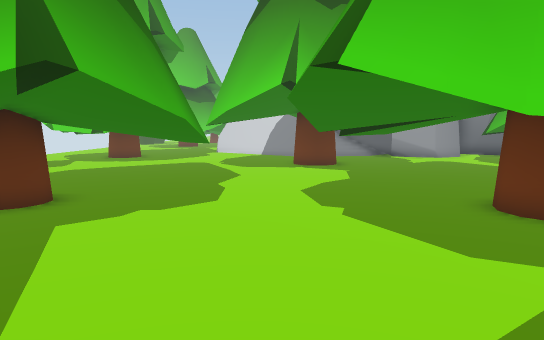
[1] (above)

24 first-person views from a walk through a Unity game level. The camera is 1.5 m above the floor, tilts 6° down and sees 70° across. The floor is counted in squares, 1 m on a side. Each view is taken from the middle of a square. On the plan, view 1 faces up. The plan holds only what a view shows up to about 17 squares ahead; the rest is blank. The place goes on beyond the plan. The player is left out. Some animated figures are not drawn.

[2]
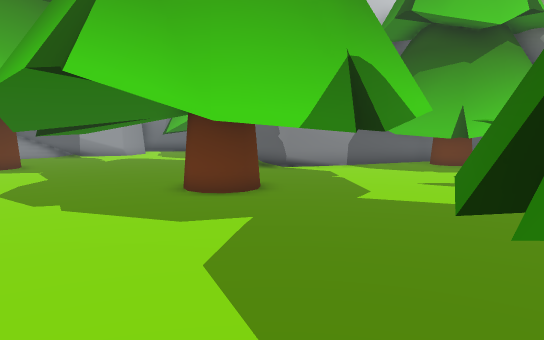

[3]
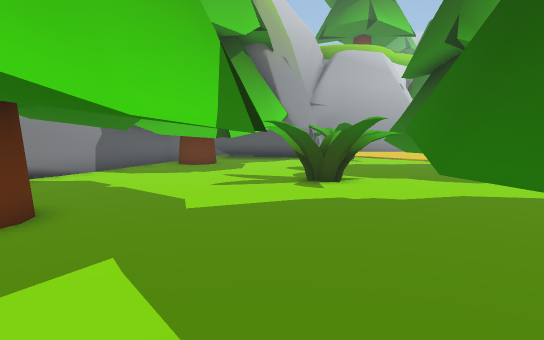

[4]
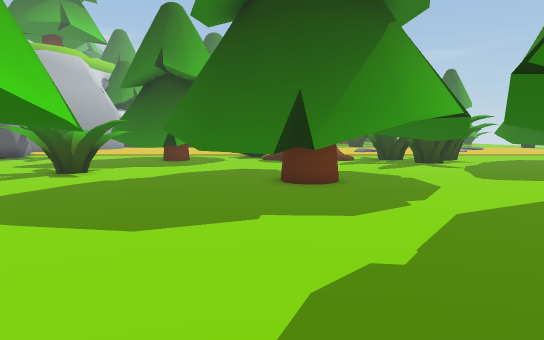

[5]
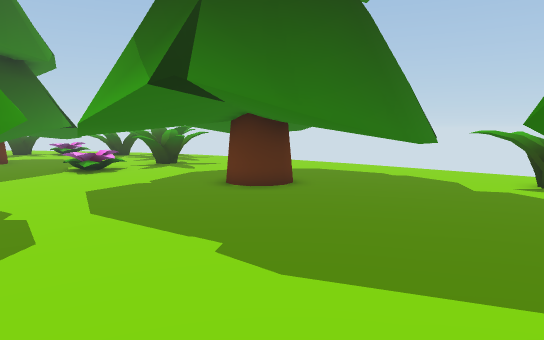

[6]
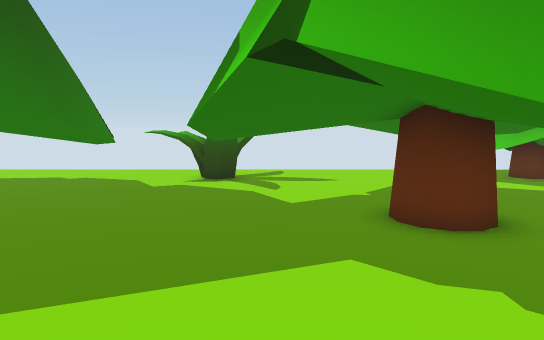

[7]
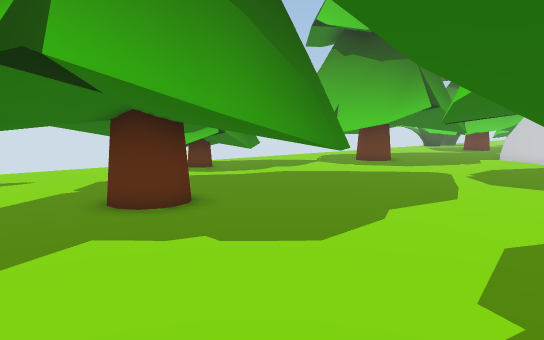

[8]
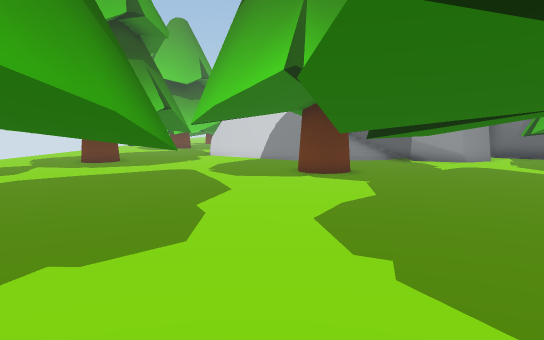

[9]
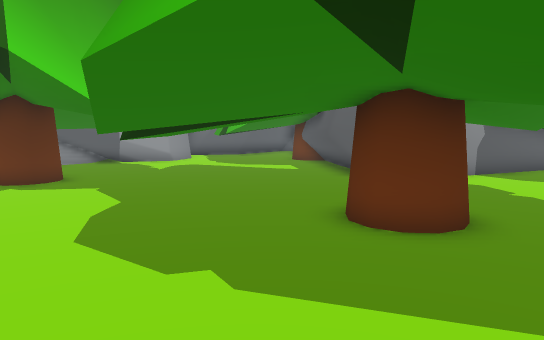

[10]
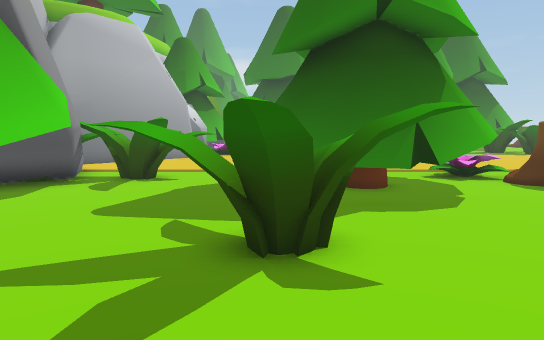

[11]
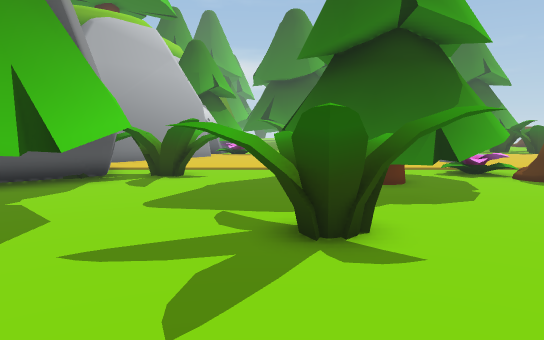

[12]
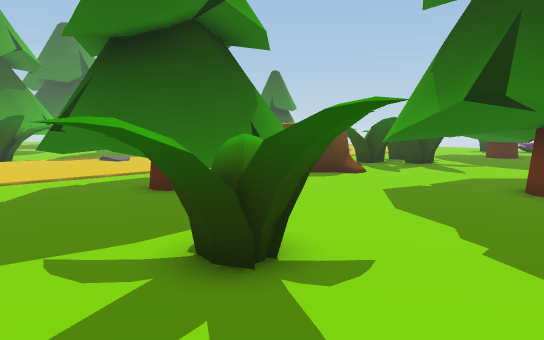

[13]
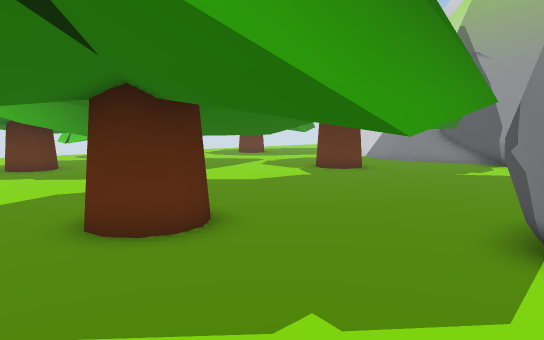

[14]
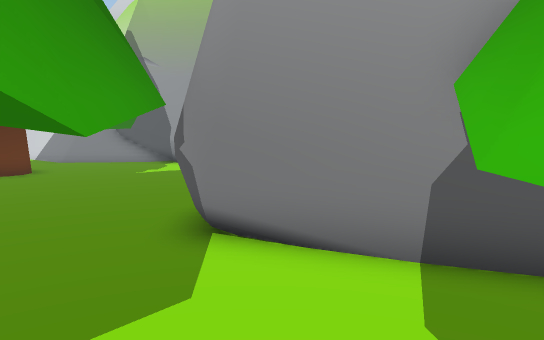

[15]
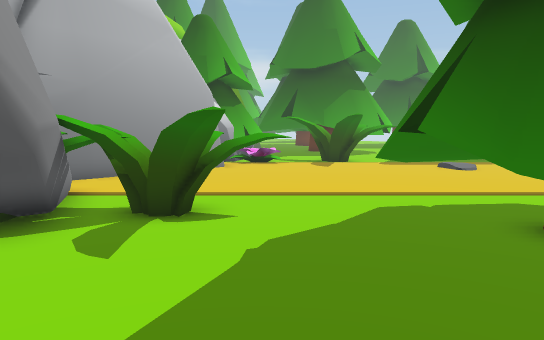

[16]
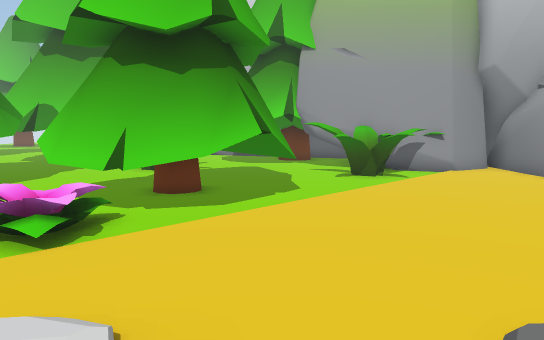

[17]
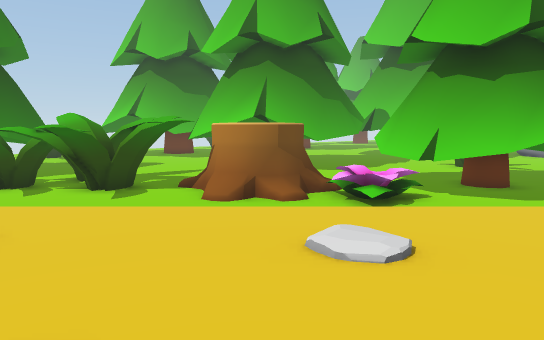

[18]
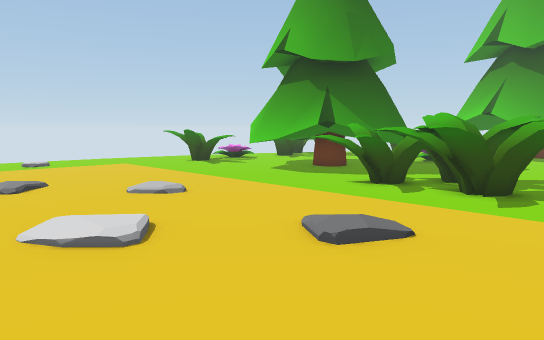

[19]
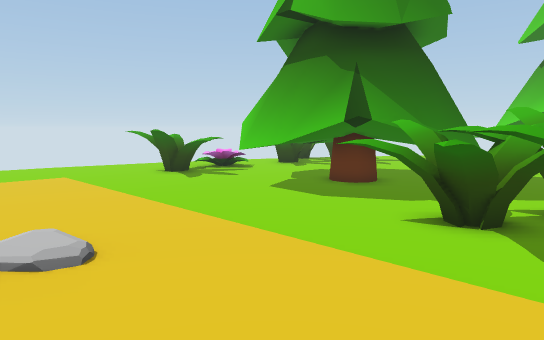

[20]
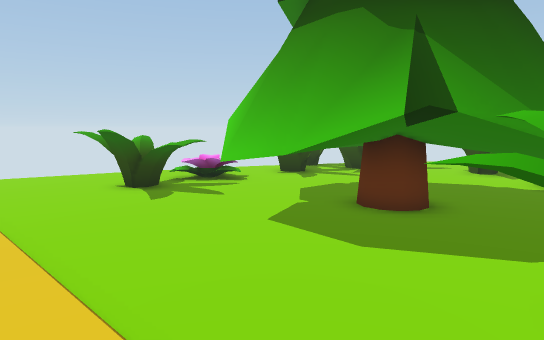

[21]
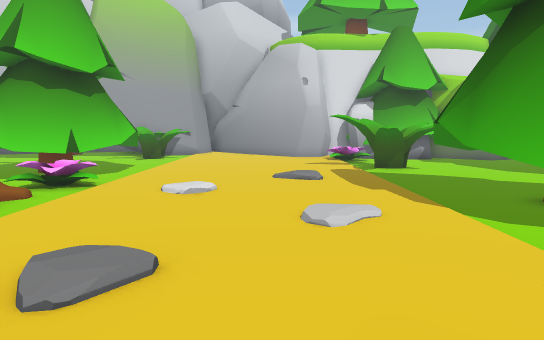

[22]
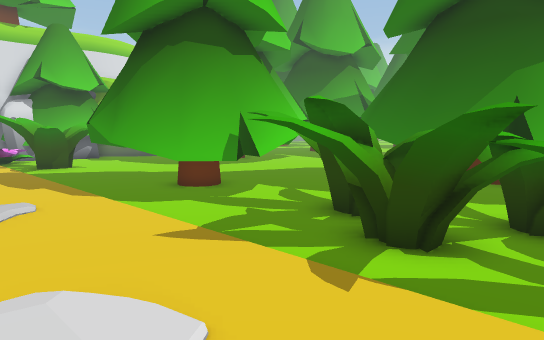

[23]
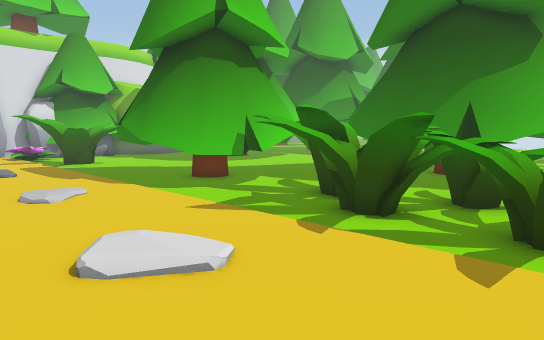

[24]
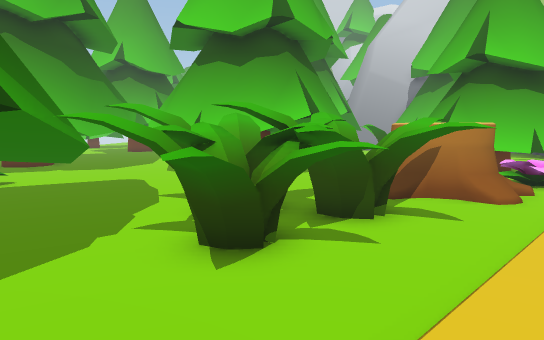

### Floor plan
Key: @ floor where view 1 was taken; # wall or solid block; x gap in a wall; . main floor; : floor 0.25 m higher than the main floor; / step, stairs or slope; T tree; H thing the floor can be seen under or through; F flower; O other object.
Columns run from 9 left of view 1 to 23 right of it. Each row starts with its distance up from view 1.
 17 TTTT.. ...T T.....TT
 16 ......TT..TT......T###
 15 .....................#
 14 T...................##
 13 T...........T......##
 12 T.... .......TT...###
 11 TT...  ....TTHH...##
 10  ##.. TT..TTHH.....#
  9 T## T#TTT.THHH.....###
  8 T## T##TT.....TT...T.###
  7 ##.TT.##T....T.T..#T.TT#
  6 ...##.........TT..#T.T
  5 .. ##................TT
  4  .TTTT......## ......TT
  3 ...........TT# .......T    ##
  2 ..TT.........TTT..OOO.TT. ###
  1 TTTTTT............OOO....###OO
  0   ###....@TTTTT...OOOO.....##O###
 -1   ##.....TTTT  ...OOO.....OOOO##.
 -2   TT....TT T  ......TTTT..OOO....
 -3    T.##TT   ####T..TTTTTT.OOO....
 -4   TTx##T.   ####T..TTTTTT........
 -5    ..#TTT#### #TT..TTTTTTT......
 -6  ##...T..TTT# .TT..TTTTTT........
 -7 ###...... TT# .....TTTTTT........
 -8  TT........TTT......FFTT.........
 -9  O..............OOOF.............
-10  OOF............O OO............O
-11  OO.........OOO.OOO..............
-12    ..TTTTT.OOOOOO..............OO
-13    .TTTTTTTOOOOO......//..//..OO
-14 O   T  TTTTOOOOOO........./...OOO
-15 O    TTTT#TOOOO.................O
-16     TT TT#..O.O.../..............
-17 OO..TT  TTT.......//../ ..TTT ...
-18 OO . T TTTT..............T TT  ..
-19   ... .TT...............TT T   .
-20  FFFOO............//....TTTT   ..
-21  .FFOO........//..//....TTT TT ..
-22  ..OOOO..............O..OTT TT ..
-23   ..O................OO O TTTT...
-24   ............::....OOOOOO.......
-25   ............    OOOOOOOTTTT

Positions as (right, up) in squares from view 1, and headings:
1: (0, 0), facing up
2: (-1, -1), facing up-right
3: (-1, 2), facing right
4: (-4, 5), facing down-right
5: (1, 5), facing down-left
6: (1, 5), facing left
7: (2, 4), facing up-left
8: (0, 3), facing up
9: (-1, 4), facing up-right
10: (7, 4), facing down-right
11: (7, 5), facing down-right
12: (10, 5), facing down
13: (11, 4), facing up-left
14: (11, 4), facing up
15: (12, 2), facing down-right
16: (15, -15), facing up
17: (16, -17), facing up-left
18: (15, -18), facing left
19: (10, -18), facing left
20: (6, -18), facing left
21: (8, -21), facing up-right
22: (7, -22), facing right
23: (5, -22), facing right
24: (4, -20), facing up
